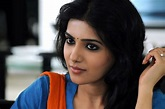
#> input picture Get-Sketch-from-image-main/saman.jpeg, 165 x 109 px, found by its file name
$ python main.py
#> lines starting #> are read from the running program, lines starting #| are printed output that depends on the picture
import cv2

def image_to_sketch(image_path):
    # Load the image
    image = cv2.imread(image_path)
#> image is the input picture: shape (109, 165, 3); mean B, G, R 79.9, 80.6, 88

    # Convert the image to grayscale
    gray_image = cv2.cvtColor(image, cv2.COLOR_BGR2GRAY)
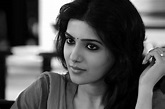
#> gray_image: shape (109, 165); min 0, max 255, mean 82.7

    # Invert the grayscale image
    inverted_image = cv2.bitwise_not(gray_image)
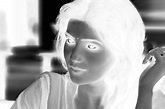
#> inverted_image: shape (109, 165); min 0, max 255, mean 172.3

    # Apply Gaussian blur
    blurred_image = cv2.GaussianBlur(inverted_image, (21, 21), 0)
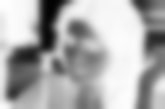
#> blurred_image: shape (109, 165); min 2, max 254, mean 172.3

    # Invert the blurred image
    inverted_blurred_image = cv2.bitwise_not(blurred_image)
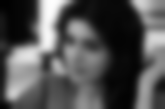
#> inverted_blurred_image: shape (109, 165); min 1, max 253, mean 82.7

    # Create the final sketch by blending the grayscale image with the inverted blurred image
    sketch = cv2.divide(gray_image, inverted_blurred_image, scale=256.0)
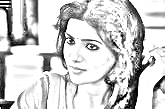
#> sketch: shape (109, 165); min 0, max 255, mean 205.4

    return sketch

# Example usage
image_path = "C:\\Users\Gmini\Downloads\Get-Sketch-from-image-main\saman.jpeg"
sketch = image_to_sketch(image_path)
cv2.imshow('Sketch', sketch)
cv2.waitKey(0)
cv2.destroyAllWindows()

$ run again, with Get-Sketch-from-image-main/DHO.jpg copied over Get-Sketch-from-image-main/saman.jpeg
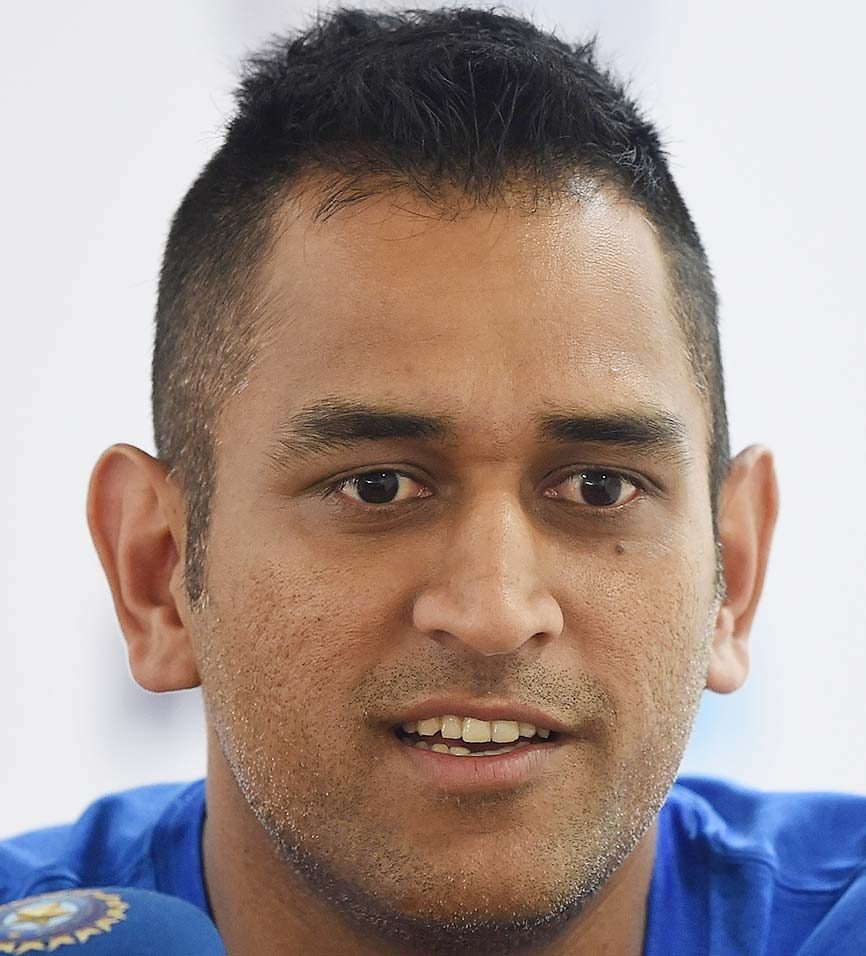
#> input picture Get-Sketch-from-image-main/DHO.jpg, 866 x 956 px, found by its file name
#> in image_to_sketch, image is the input picture: shape (956, 866, 3); mean B, G, R 143.2, 147.7, 163.8
#> in image_to_sketch, `inverted_image = cv2.bitwise_not(gray_image)`:
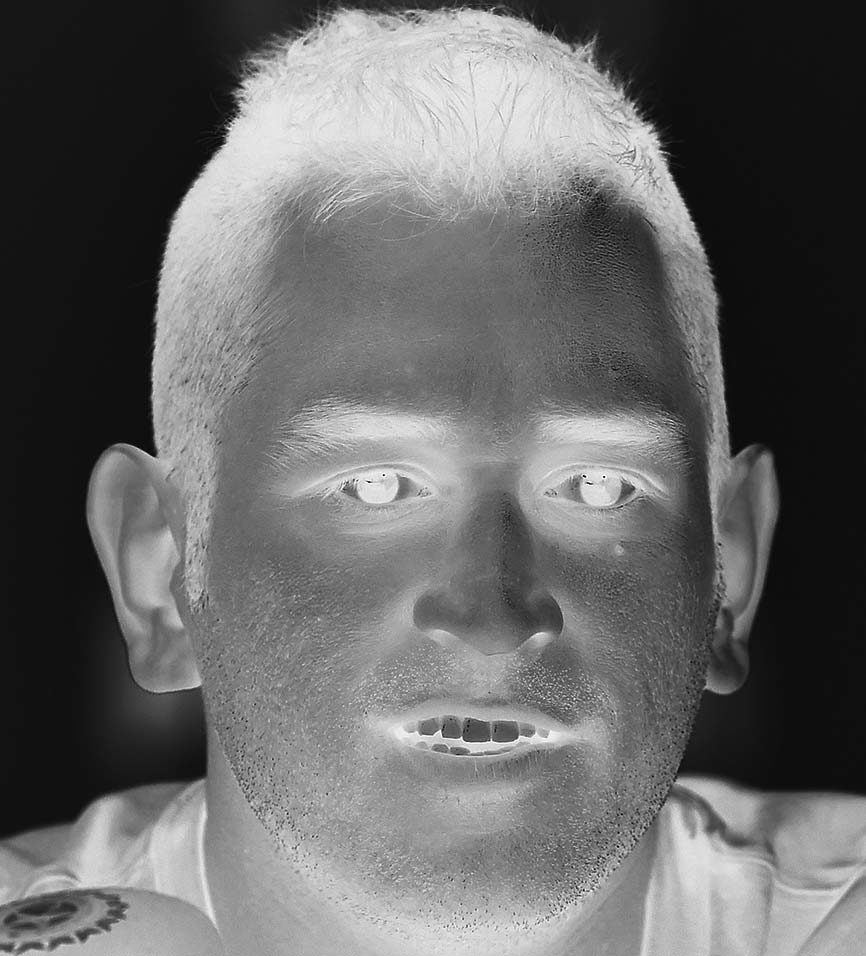
#> inverted_image: shape (956, 866); min 0, max 255, mean 103
#> in image_to_sketch, `sketch = cv2.divide(gray_image, inverted_blurred_image, scale=256.0)`:
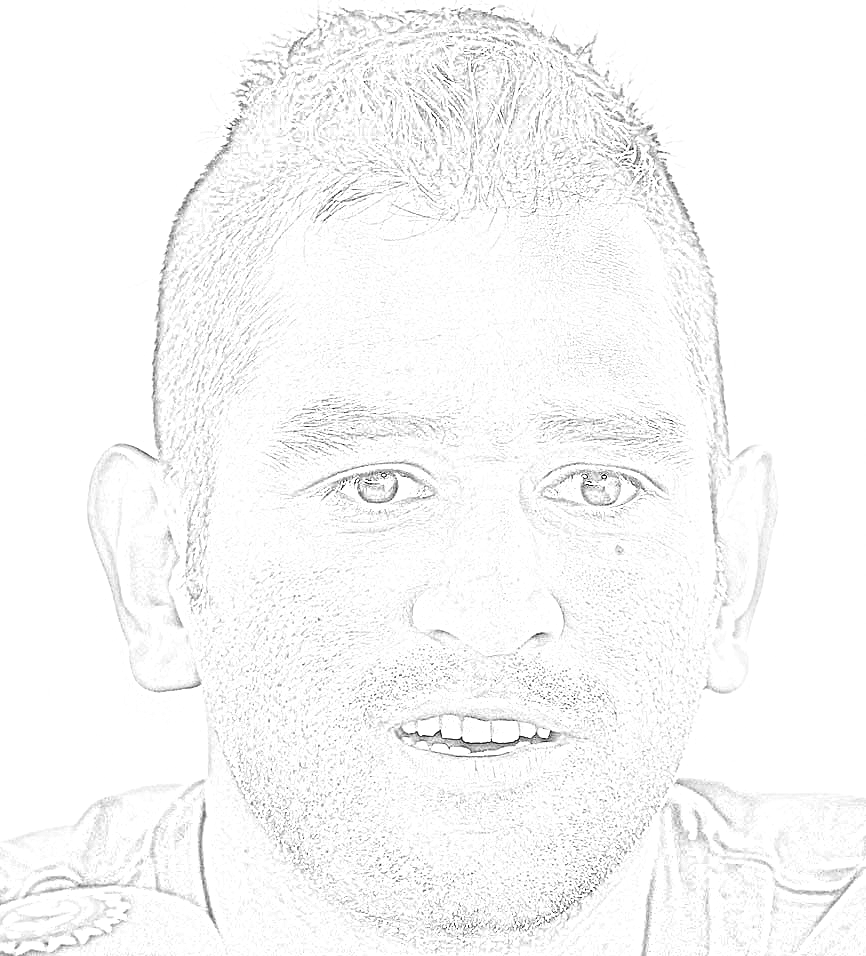
#> sketch: shape (956, 866); min 0, max 255, mean 247.9
